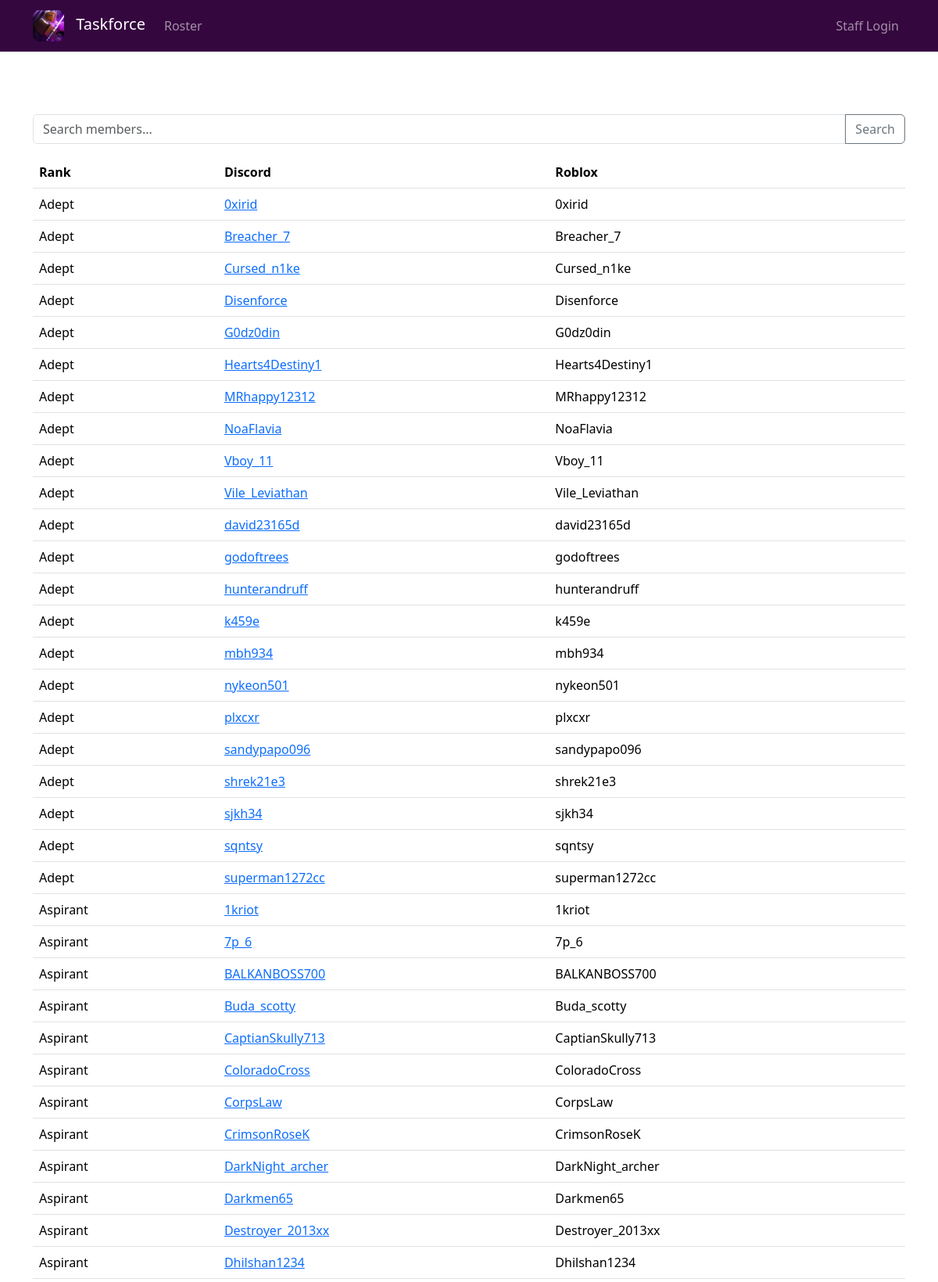
The page / (upper part) on the database its author committed.
### database/models.py (models this page shows, shortened)
class Member(db.Model):
    __tablename__ = 'members'
    id = db.Column(db.Integer, primary_key=True)
    discord_username = db.Column(db.String(100), nullable=False, unique=True)
    discord_id = db.Column(db.String(50), nullable=True, unique=True)
    roblox_username = db.Column(db.String(100), nullable=True)
    roblox_id = db.Column(db.String(50), nullable=True)
    current_rank = db.Column(db.String(100), nullable=False, default='Aspirant')
    join_date = db.Column(db.DateTime, nullable=False, default=datetime.utcnow)
    last_updated = db.Column(db.DateTime, nullable=False, default=datetime.utcnow)
    is_active = db.Column(db.Boolean, default=True)
    activities = db.relationship('ActivityLog', backref='member', lazy=True, cascade='all, delete-orphan')
    promotions = db.relationship('PromotionLog', backref='member', lazy=True, cascade='all, delete-orphan')

### app.py (the view, shortened to what this page needs)
@app.route('/')
def public_roster():
    search = request.args.get('search', '')
    query = Member.query.filter_by(is_active=True)
    members = query.order_by(Member.current_rank, Member.discord_username).all()
    return render_template('public_roster.html', members=members, search=search)

### utils/auth.py (called while the page is built)
def is_staff():
    return bool(session.get('is_staff', False))

### templates/public_roster.html (shortened to what this page needs)
{% extends "base.html" %}
{% block content %}
<h1 style="color: white;">Roster</h1>
<form class="mb-3" method="get">
  <div class="input-group">
    <input class="form-control" name="search" value="{{ search }}" placeholder="Search members...">
    <button class="btn btn-outline-secondary" type="submit">Search</button>
  </div>
</form>
<table class="table table-hover">
  <thead>
    <tr>
      <th>Rank</th>
      <th>Discord</th>
      <th>Roblox</th>
      <th></th>
    </tr>
  </thead>
  <tbody>
    {% for m in members %}
    <tr>
      <td>{{ m.current_rank }}</td>
      <td>
        {% if is_staff %}
        <a href="{{ url_for('member_detail', member_id=m.id) }}">{{ m.discord_username }}</a>
        {% else %}
        <a href="{{ url_for('public_member', member_id=m.id) }}">{{ m.discord_username }}</a>
        {% endif %}
      </td>
      <td>{{ m.roblox_username or 'N/A' }}</td>
      <td>
      </td>
    </tr>
    {% endfor %}
  </tbody>
</table>
{% endblock %}

### static/css/style.css (style rules this page uses)
body::before { content: ""; position: fixed; top: 0; left: 0; width: 100%; height: 100%; background-image: url('../img/RobloxScreenShot20251129_132653842.png'); background-size: cover; background-position: center; filter: blur(3px) brightness(0.4); z-index: -1; }

### rows shown on the page
Member: current_rank "Adept", discord_username "0xirid", roblox_username "0xirid"
Member: current_rank "Adept", discord_username "Breacher_7", roblox_username "Breacher_7"
Member: current_rank "Adept", discord_username "Cursed_n1ke", roblox_username "Cursed_n1ke"
Member: current_rank "Adept", discord_username "Disenforce", roblox_username "Disenforce"
Member: current_rank "Adept", discord_username "G0dz0din", roblox_username "G0dz0din"
Member: current_rank "Adept", discord_username "Hearts4Destiny1", roblox_username "Hearts4Destiny1"
Member: current_rank "Adept", discord_username "MRhappy12312", roblox_username "MRhappy12312"
Member: current_rank "Adept", discord_username "NoaFlavia", roblox_username "NoaFlavia"
Member: current_rank "Adept", discord_username "Vboy_11", roblox_username "Vboy_11"
Member: current_rank "Adept", discord_username "Vile_Leviathan", roblox_username "Vile_Leviathan"
Member: current_rank "Adept", discord_username "david23165d", roblox_username "david23165d"
Member: current_rank "Adept", discord_username "godoftrees", roblox_username "godoftrees"
Member: current_rank "Adept", discord_username "hunterandruff", roblox_username "hunterandruff"
Member: current_rank "Adept", discord_username "k459e", roblox_username "k459e"
Member: current_rank "Adept", discord_username "mbh934", roblox_username "mbh934"
Member: current_rank "Adept", discord_username "nykeon501", roblox_username "nykeon501"
Member: current_rank "Adept", discord_username "plxcxr", roblox_username "plxcxr"
Member: current_rank "Adept", discord_username "sandypapo096", roblox_username "sandypapo096"
Member: current_rank "Adept", discord_username "shrek21e3", roblox_username "shrek21e3"
Member: current_rank "Adept", discord_username "sjkh34", roblox_username "sjkh34"
Member: current_rank "Adept", discord_username "sqntsy", roblox_username "sqntsy"
Member: current_rank "Adept", discord_username "superman1272cc", roblox_username "superman1272cc"
Member: current_rank "Aspirant", discord_username "1kriot", roblox_username "1kriot"
Member: current_rank "Aspirant", discord_username "7p_6", roblox_username "7p_6"
Member: current_rank "Aspirant", discord_username "BALKANBOSS700", roblox_username "BALKANBOSS700"
Member: current_rank "Aspirant", discord_username "Buda_scotty", roblox_username "Buda_scotty"
Member: current_rank "Aspirant", discord_username "CaptianSkully713", roblox_username "CaptianSkully713"
Member: current_rank "Aspirant", discord_username "ColoradoCross", roblox_username "ColoradoCross"
Member: current_rank "Aspirant", discord_username "CorpsLaw", roblox_username "CorpsLaw"
Member: current_rank "Aspirant", discord_username "CrimsonRoseK", roblox_username "CrimsonRoseK"
Member: current_rank "Aspirant", discord_username "DarkNight_archer", roblox_username "DarkNight_archer"
Member: current_rank "Aspirant", discord_username "Darkmen65", roblox_username "Darkmen65"
Member: current_rank "Aspirant", discord_username "Destroyer_2013xx", roblox_username "Destroyer_2013xx"
Member: current_rank "Aspirant", discord_username "Dhilshan1234", roblox_username "Dhilshan1234"
